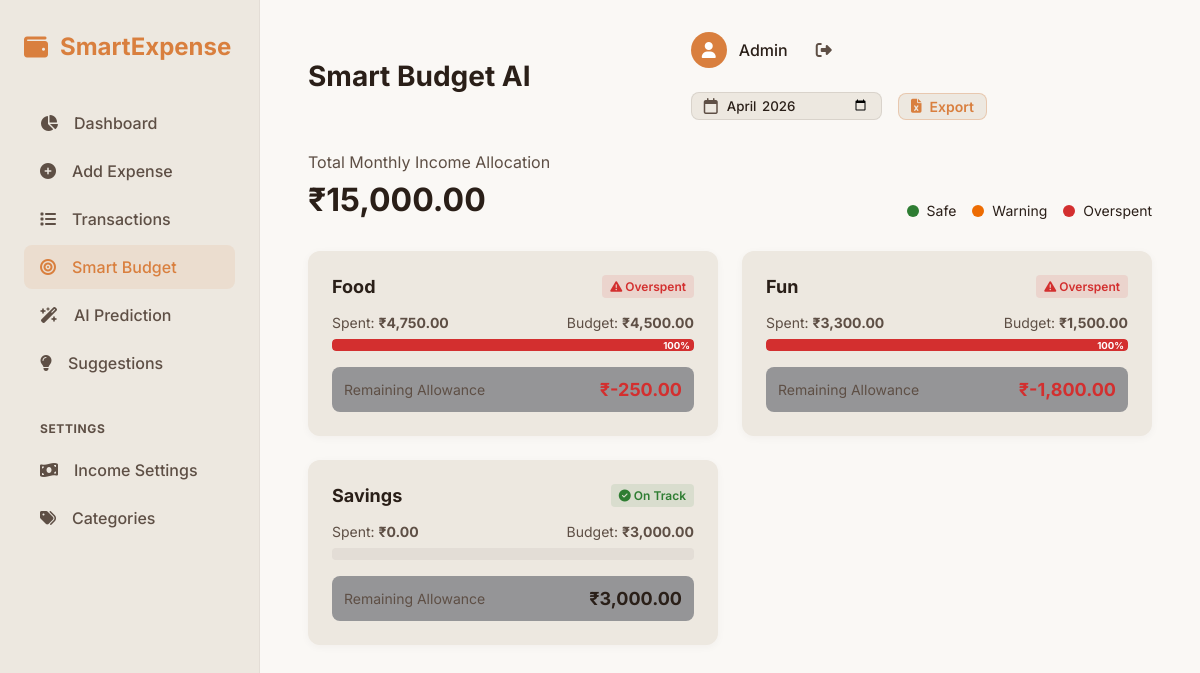
The page /smart_budget (signed in) on the database its author committed.
### models.py (models this page shows)
class Category(db.Model):
    __tablename__ = 'categories'
    id = db.Column(db.Integer, primary_key=True, autoincrement=True)
    user_id = db.Column(db.Integer, db.ForeignKey('user.id'))
    name = db.Column(db.String)
    percentage = db.Column(db.Float)

### app.py (the view)
@app.route('/smart_budget')
def smart_budget():
    if 'user_id' not in session:
        return redirect(url_for('login'))
    user_id = session['user_id']
    current_month = request.args.get('month', datetime.now().strftime("%Y-%m"))
    income = db.session.query(func.sum(Income.amount)).filter(Income.user_id == user_id, func.substr(Income.date, 1, 7) == current_month).scalar() or 0.0
    categories = Category.query.filter_by(user_id=user_id).all()
    data = []
    for cat in categories:
        name = cat.name
        percent = cat.percentage
        budget_amount = (income * float(percent)) / 100.0
        spent = db.session.query(func.sum(Expense.amount)).filter(
            Expense.user_id == user_id, Expense.category == name, func.substr(Expense.date, 1, 7) == current_month
        ).scalar() or 0.0
        remaining = budget_amount - spent
        if remaining < 0:
            status = "❌ Overspent!"
        elif remaining < (budget_amount * 0.2):
            status = "⚠️ Warning"
        else:
            status = "✅ Safe"
        data.append({
            "name": name,
            "budget": budget_amount,
            "spent": spent,
            "remaining": remaining,
            "status": status
        })
    return render_template("smart_budget.html", income=income, data=data, selected_month=current_month)

### app.py (called while the page is built)
@app.after_request
def add_header(response):
    response.headers['Cache-Control'] = 'no-store'
    return response

### templates/smart_budget.html
{% extends "base.html" %}
{% block title %}Smart Budget AI{% endblock %}
{% block topbar_actions %}
<form method="get" id="monthForm" style="display: flex; align-items: center; gap: 0.5rem; background: var(--bg-card); padding: 0.25rem 0.75rem; border-radius: 8px; border: 1px solid rgba(42,31,24,0.1);">
    <i class="fa-regular fa-calendar" style="color: var(--text-secondary);"></i>
    <input type="month" name="month" value="{{ selected_month }}" onchange="document.getElementById('monthForm').submit()" style="background: transparent; border: none; outline: none; color: var(--text-primary); font-weight: 500; cursor: pointer;">
</form>
<a href="/export/excel?month={{ selected_month }}" class="btn" style="background: var(--bg-card); color: var(--accent); border: 1px solid rgba(217, 127, 62, 0.3); padding: 0.25rem 0.75rem; border-radius: 8px; font-size: 0.875rem; text-decoration: none; display: flex; align-items: center; gap: 0.5rem;"><i class="fa-solid fa-file-excel"></i> Export</a>
{% endblock %}
{% block content %}
<div class="animate-fade-in">
    <div style="display: flex; justify-content: space-between; align-items: flex-end; margin-bottom: 2rem;">
        <div>
            <p style="color: var(--text-secondary); margin-bottom: 0.5rem;">Total Monthly Income Allocation</p>
            <h2 style="font-size: 2rem;">₹{{ '{:,.2f}'.format(income) }}</h2>
        </div>
        <div style="display: flex; gap: 1rem;">
            <div style="display: flex; align-items: center; gap: 0.5rem; font-size: 0.875rem;">
                <div style="width: 12px; height: 12px; border-radius: 50%; background: var(--success);"></div> Safe
            </div>
            <div style="display: flex; align-items: center; gap: 0.5rem; font-size: 0.875rem;">
                <div style="width: 12px; height: 12px; border-radius: 50%; background: var(--warning);"></div> Warning
            </div>
            <div style="display: flex; align-items: center; gap: 0.5rem; font-size: 0.875rem;">
                <div style="width: 12px; height: 12px; border-radius: 50%; background: var(--danger);"></div> Overspent
            </div>
        </div>
    </div>
    <div class="grid-2">
        {% for item in data %}
        <div class="card" style="position: relative; overflow: hidden;">
            <div style="display: flex; justify-content: space-between; align-items: center; margin-bottom: 1rem;">
                <h3 style="text-transform: capitalize; font-size: 1.125rem;">{{ item.name }}</h3>
                {% if 'Overspent' in item.status %}
                    <span class="badge badge-danger"><i class="fa-solid fa-triangle-exclamation"></i> Overspent</span>
                {% elif 'Warning' in item.status %}
                    <span class="badge badge-warning"><i class="fa-solid fa-bell"></i> Warning</span>
                {% else %}
                    <span class="badge badge-success"><i class="fa-solid fa-check-circle"></i> On Track</span>
                {% endif %}
            </div>
            <div style="display: flex; justify-content: space-between; margin-bottom: 0.5rem; font-size: 0.875rem;">
                <span style="color: var(--text-secondary);">Spent: <strong>₹{{ '{:,.2f}'.format(item.spent) }}</strong></span>
                <span style="color: var(--text-secondary);">Budget: <strong>₹{{ '{:,.2f}'.format(item.budget) }}</strong></span>
            </div>
            <div class="progress-container" style="height: 12px; margin-bottom: 1rem;">
                {% set percent = (item.spent / item.budget * 100) if item.budget > 0 else 0 %}
                {% set color = 'var(--success)' %}
                {% if percent > 100 %}
                    {% set percent = 100 %}
                    {% set color = 'var(--danger)' %}
                {% elif percent > 80 %}
                    {% set color = 'var(--warning)' %}
                {% endif %}
                <div class="progress-bar" style="width: {{ percent }}%; background: {{ color }}; position: relative;">
                    {% if percent > 5 %}
                    <span style="position: absolute; right: 4px; top: 50%; transform: translateY(-50%); font-size: 0.6rem; color: white; font-weight: bold;">
                        {{ "%.0f"|format(percent) }}%
                    </span>
                    {% endif %}
                </div>
            </div>
            <div style="background: rgba(15, 23, 42, 0.4); padding: 0.75rem; border-radius: 0.5rem; display: flex; justify-content: space-between; align-items: center;">
                <span style="font-size: 0.875rem; color: var(--text-secondary);">Remaining Allowance</span>
                <span style="font-weight: 700; font-size: 1.125rem; color: {% if item.remaining < 0 %}var(--danger){% else %}var(--text-primary){% endif %};">
                    ₹{{ '{:,.2f}'.format(item.remaining) }}
                </span>
            </div>
        </div>
        {% endfor %}
    </div>
</div>
{% endblock %}

### static/css/style.css (style rules this page uses)
:root { --bg-main: #faf8f5; --bg-card: #ede8e0; --text-primary: #2a1f18; --text-secondary: #5e4f45; --accent: #d97f3e; --accent-hover: #c46d33; --success: #2e7d32; --warning: #ed6c02; --danger: #d32f2f; --sidebar-width: 260px; --border-radius: 12px; }
* { margin: 0; padding: 0; box-sizing: border-box; font-family: 'Inter', sans-serif; -webkit-font-smoothing: antialiased; -webkit-tap-highlight-color: transparent; }
body { background-color: var(--bg-main); color: var(--text-primary); display: flex; min-height: 100vh; -webkit-user-select: none; user-select: none; }
input, textarea, select { -webkit-user-select: auto; user-select: auto; }
.card { background: var(--bg-card); border-radius: var(--border-radius); padding: 1.5rem; box-shadow: 0 2px 8px rgba(42, 31, 24, 0.04); }
.grid-2 { display: grid; grid-template-columns: 1fr 1fr; gap: 1.5rem; margin-bottom: 1.5rem; }
.btn { display: inline-flex; align-items: center; justify-content: center; gap: 0.5rem; padding: 0.75rem 1.5rem; border-radius: 8px; border: none; font-weight: 600; cursor: pointer; text-decoration: none; }
.badge { padding: 0.25rem 0.5rem; border-radius: 4px; font-size: 0.75rem; font-weight: 600; }
.badge-success { background: rgba(46, 125, 50, 0.1); color: var(--success); }
.badge-danger { background: rgba(211, 47, 47, 0.1); color: var(--danger); }
.progress-container { width: 100%; background: rgba(42, 31, 24, 0.05); border-radius: 4px; height: 6px; margin-top: 0.5rem; overflow: hidden; }
.progress-bar { height: 100%; border-radius: 4px; background: var(--accent); }

### rows shown on the page
Category: name "Food", shows "Overspent", spent "4,750.00", budget "4,500.00", percent "100", remaining "-250.00"
Category: name "Fun", shows "Overspent", spent "3,300.00", budget "1,500.00", percent "100", remaining "-1,800.00"
Category: name "Savings", shows "On Track", spent "0.00", budget "3,000.00", remaining "3,000.00"

### other values the page prints
{{ session.get('user', '').title() }} "Admin"
{{ '{:,.2f}'.format(income) }} "15,000.00"
